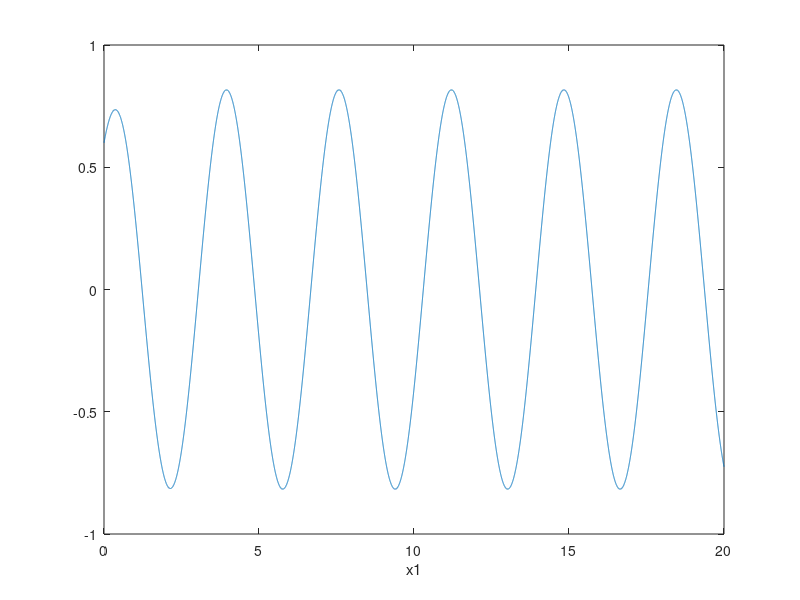
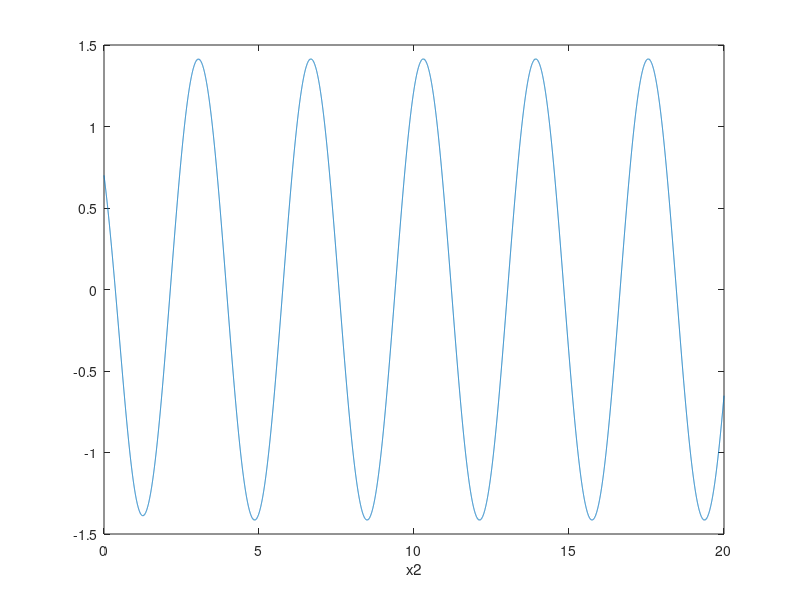
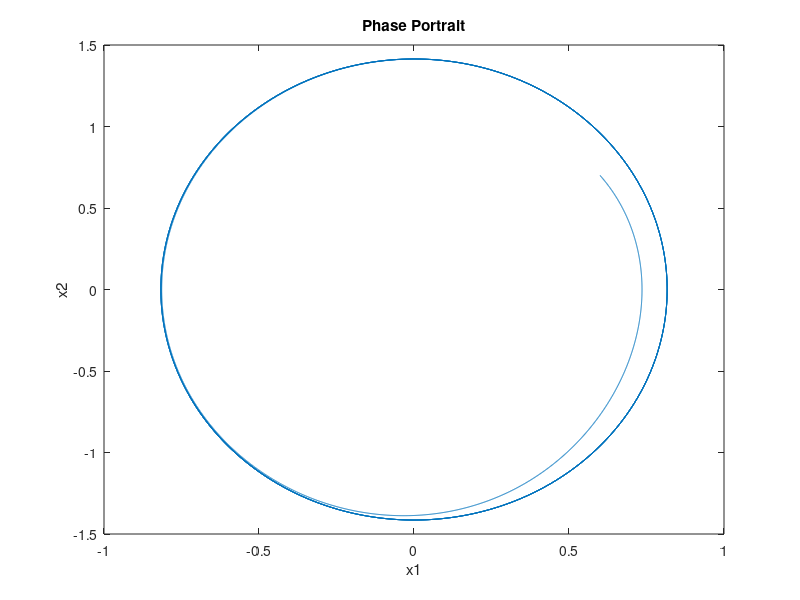

The MATLAB source for these figures, in order:
close all 
clear all 
clc 
dt=0.001; 
N0=20 ; 
N=N0/dt; 

%%%%%%%%% intial condition globally asmptotiacly stable 
x1=0.6;
x2=0.7;


xx1=x1;
xx2=x2;

  

%%%%%%%%%%%%%%%%%%%%%%%%
for z=1:N
    xo1=x1;
    xo2=x2;

    %%%%%%%%%%%%%%%%%%  1
    
    dx11=x2;
    dx21=-3*x1+x2*(2-3*x1^2 -x2^2);
    x1=xo1+dt*dx11/2;
    x2=xo2+dt*dx21/2;


    %%%%%%%%%%%%%%%%%%  2
    
    dx12=x2;
    dx22=-3*x1+x2*(2-3*x1^2 -x2^2);


    x1=xo1+dt*dx12/2;
    x2=xo2+dt*dx22/2;
 

    %%%%%%%%%%%%%%%%%%  3
  
    dx13=x2;
    dx23=-3*x1+x2*(2-3*x1^2 -x2^2);
    x1=xo1+dt*dx13/2;
    x2=xo2+dt*dx23/2;

    %%%%%%%%%%%%%%%%%%  4
   
    dx14=x2;
    dx24=-3*x1+x2*(2-3*x1^2 -x2^2);


    x1=xo1+(dt/6)*(dx11+2*dx12+2*dx13+dx14);
    x2=xo2+(dt/6)*(dx21+2*dx22+2*dx23+dx24);

    t(z+1)=z*dt;
    xx1(z+1)=x1;
    xx2(z+1)=x2;

end
figure(1)
plot(t,xx1)
xlabel('x1');
hold on
figure(2)
plot(t,xx2)
xlabel('x2');
% Plot the phase portrait
figure(3);
plot(xx1, xx2);
xlabel('x1');
ylabel('x2');
title('Phase Portrait');